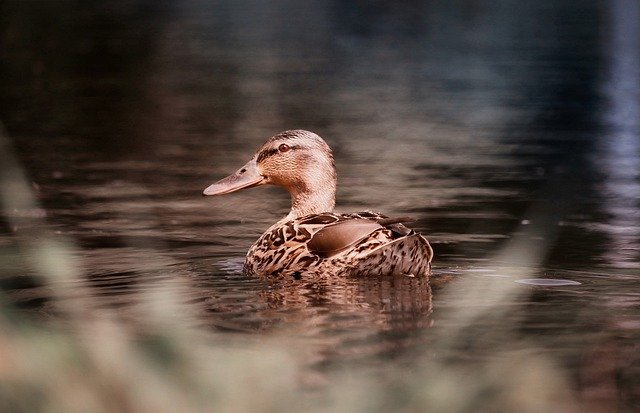
//> input picture object.jpg, 640 x 413 px
$ ./main   (built with g++ and OpenCV 4)
//> lines starting //> are read from the running program, lines starting //| are printed output that depends on the picture; after the words box and inside, x2 and y2 are one past the last pixel; in counts of white or black regions, pixels touching at a corner belong together
#include <opencv2/opencv.hpp>
using namespace cv;
using namespace std;

void calc_Histo(const Mat& image, Mat& hist, int bins,int range_max = 256 ){
    int histSize[] = {bins};
    float range[] = {0, (float)range_max};
    int channels[] = {0,};
    const float* ranges[] = {range};

    calcHist(&image, 1, channels, Mat(), hist, 1, histSize, ranges);

}

void draw_histo(Mat hist, Mat &hist_img, Size size = Size(256, 200)) {
    hist_img = Mat(size,CV_8U,Scalar(255));
    float bin = (float)hist_img.cols / hist.rows;
    normalize(hist,hist,0,hist_img.rows,NORM_MINMAX);

    for(int i=0; i<hist.rows; i++){
        float start_x = i*bin;
        float end_x = (i+1)*bin;

        Point2f pt1(start_x,0);
        Point2f pt2(end_x,hist.at<float>(i));

        if(pt2.y>0)
            rectangle(hist_img, pt1, pt2, Scalar(0),-1);
    }
    flip(hist_img,hist_img,0);
}

void create_hist(Mat img, Mat &hist, Mat &hist_img){
    int histsize = 256, range = 256;
    calc_Histo(img,hist,histsize,range);
    draw_histo(hist,hist_img);
}

int main(){
    Mat image = imread("/Users/cha-ji/iCloud Drive(아카이브)/3학년 1학기/영상처리및실습(장원두)/Git/object.jpg",0);
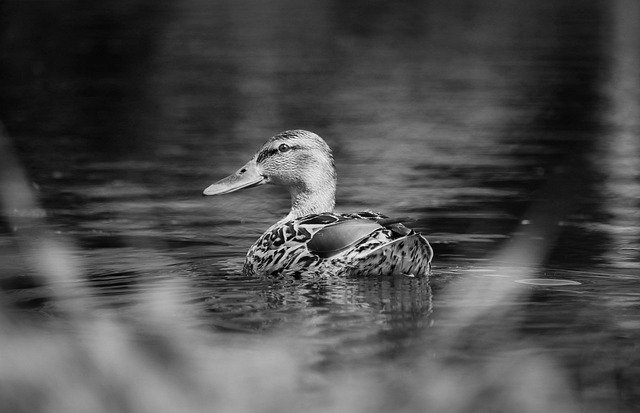
//> image: 413 rows x 640 cols, CV_8UC1; min 0, max 255, mean 76.6
    CV_Assert(!image.empty());
    Mat hist, dst1, dst2, hist_img, hist_img1, hist_img2;
    create_hist(image, hist, hist_img);
//> in calc_Histo, `calcHist(&image, 1, channels, Mat(), hist, 1, histSize, ranges);`: hist = 256 values, max 3406 at index 15, min 0 at index 253, mean 1032.5
//> in draw_histo, `hist_img = Mat(size,CV_8U,Scalar(255));`: hist_img: 200 rows x 256 cols, CV_8UC1; every value is 255
//> in draw_histo, `normalize(hist,hist,0,hist_img.rows,NORM_MINMAX);`: hist = 256 values, max 200 at index 15, min 0 at index 253, mean 60.63
//> the loop in draw_histo, `for(int i=0; i<hist.rows; i++)` made 256 passes
//> pt2 on passes 1 to 3: Point(1, 10.63), Point(2, 2.7), Point(3, 2.11)
//> after the loop in draw_histo, `for(int i=0; i<hist.rows; i++)`:
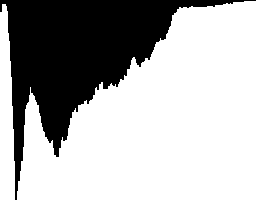
//> hist_img: 200 rows x 256 cols, CV_8UC1; 68.4% white; 1 black region, box (x1, y1, x2, y2) and area: (0, 0, 256, 200) 16170
//> in draw_histo, `flip(hist_img,hist_img,0);`:
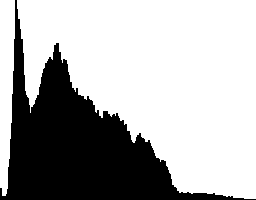
//> hist_img: 200 rows x 256 cols, CV_8UC1; 68.4% white; 1 black region, box (x1, y1, x2, y2) and area: (0, 0, 256, 200) 16170

    Mat accum_hist = Mat(hist.size(), hist.type(), Scalar(0));
//> accum_hist = 256 values from 0 to 0

    accum_hist.at<float>(0) = hist.at<float>(0);
//> accum_hist = 256 values, max 10.63 at index 0, min 0 at index 1, mean 0.0415

    for (int i = 1; i < hist.rows; i++){
        accum_hist.at<float>(i) =
        accum_hist.at<float>(i - 1) + hist.at<float>(i);

    }
//> after the loop, accum_hist = 256 values from 10.63 to 15520.8

    accum_hist /= sum(hist)[0];
//> accum_hist = 256 values from 0.000685 to 1
    accum_hist *= 255;
//> accum_hist = 256 values from 0.175 to 255
    dst1= Mat(image.size(), CV_8U);
    for (int i = 0; i < image.rows; i++) {
        for (int j = 0; j < image.cols; j++) {
            int idx = image.at<uchar>(i, j);
            dst1.at<uchar>(i, j) = (uchar)accum_hist.at<float>(idx);
        }

    }
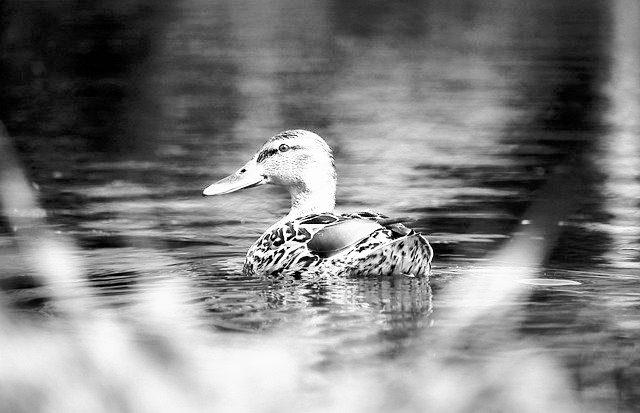
//> dst1: 413 rows x 640 cols, CV_8UC1; min 0, max 255, mean 127.8

    //normalize(accum_hist, accum_hist, 0, 255, NORM_MINMAX) // 누적합의 정규화
    //accum_hist.convertTo(accum_histJ CV_8U);
    //LUT(image, accum_hist, dstl);         // 룩업테이블 적용


    equalizeHist(image, dst2);
    create_hist(dst1, hist, hist_img1);
//> call 2 of draw_histo, with size = Size(256, 200)
//> in draw_histo (call 2), `normalize(hist,hist,0,hist_img.rows,NORM_MINMAX);`: hist = 256 values, max 200 at index 13, min 0 at index 3, mean 60.63
//> the loop in draw_histo (call 2), `for(int i=0; i<hist.rows; i++)` made 256 passes
//> pt2 on passes 1 to 3: Point(1, 39.34), Point(2, 72.17), Point(3, 59.84)
//> after the loop in draw_histo (call 2), `for(int i=0; i<hist.rows; i++)`:
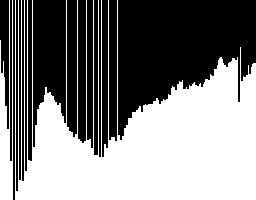
//> hist_img: 200 rows x 256 cols, CV_8UC1; 49.9% white; 2 white regions, box (x1, y1, x2, y2) and area: (15, 0, 256, 200) 24085, (0, 0, 13, 200) 1484
    create_hist(dst2, hist, hist_img2);
//> call 3 of draw_histo, with size = Size(256, 200)
//> after the loop in draw_histo (call 3), `for(int i=0; i<hist.rows; i++)`:
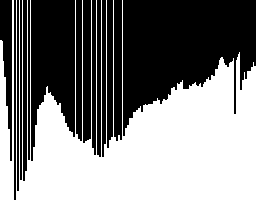
//> hist_img: 200 rows x 256 cols, CV_8UC1; 49.7% white; 2 white regions, box (x1, y1, x2, y2) and area: (16, 0, 256, 200) 23778, (0, 0, 14, 200) 1672
//> in draw_histo (call 3), `flip(hist_img,hist_img,0);`:
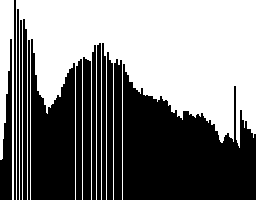
//> hist_img: 200 rows x 256 cols, CV_8UC1; 49.7% white; 2 white regions, box (x1, y1, x2, y2) and area: (16, 0, 256, 200) 23778, (0, 0, 14, 200) 1672


    imshow("image", image);
    imshow("img_hist",hist_img);
    imshow("dst1-User",dst1);  imshow("User_hist",hist_img1);
    imshow("dst2-OpenCV",dst2); imshow("OpenCV_hist",hist_img2);
    waitKey();

    return 0;
}
